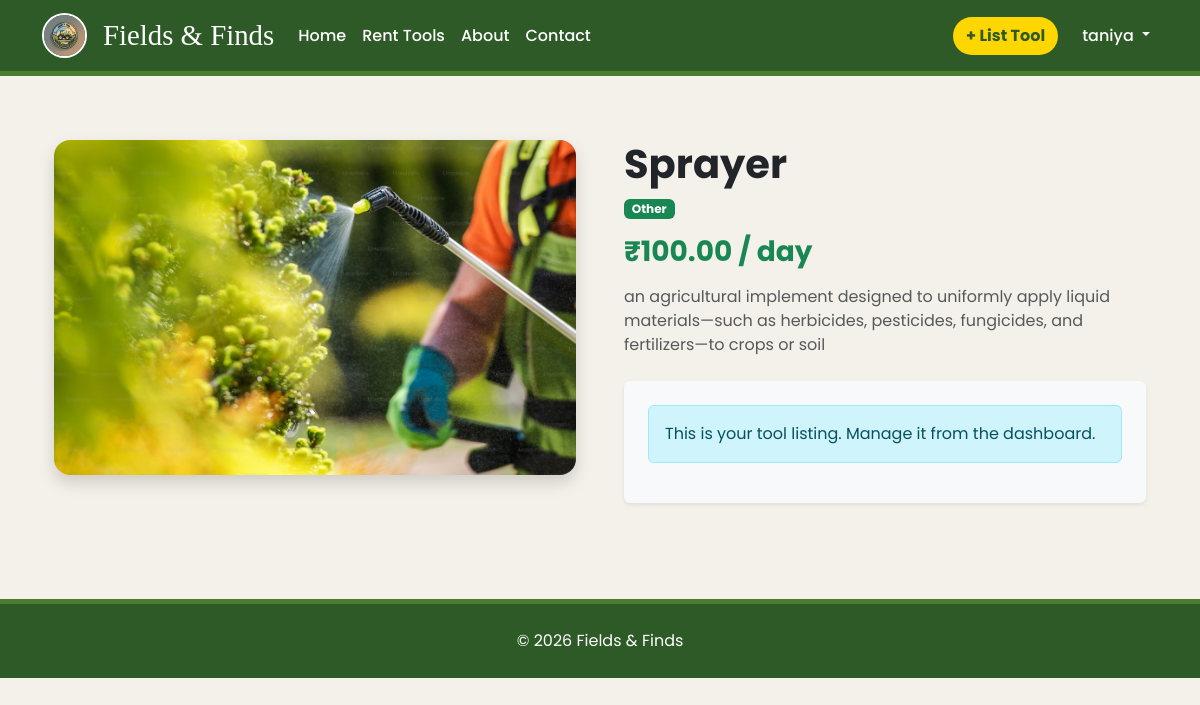
The app's page /tool/3/ (signed in) with its own data.
### core/models.py (models this page shows, shortened)
class Tool(models.Model):
    CATEGORY_CHOICES = [
        ('tractor', 'Tractor'),
        ('plow', 'Plow/Tillage'),
        ('harvester', 'Harvester'),
        ('irrigation', 'Irrigation Tools'),
        ('other', 'Other'),
    ]
    owner = models.ForeignKey(User, on_delete=models.CASCADE, related_name='owned_tools')
    name = models.CharField(max_length=200)
    category = models.CharField(max_length=50, choices=CATEGORY_CHOICES)
    description = models.TextField()
    price_per_day = models.DecimalField(max_digits=10, decimal_places=2)
    image = models.ImageField(upload_to='tool_images/', blank=True, null=True)
    is_approved = models.BooleanField(default=False)
    available_from = models.DateField()
    available_to = models.DateField()

### core/views.py (the view, shortened to what this page needs)
# urls.py: path('tool/<int:tool_id>/', views.tool_detail, name='tool_detail'),
def tool_detail(request, tool_id):
    tool = get_object_or_404(Tool, id=tool_id, is_approved=True)
    return render(request, 'core/tool_detail.html', {'tool': tool})

### core/context_processors.py (called while the page is built)
def notification_counts(request):
    if request.user.is_authenticated:
        pending_requests = Booking.objects.filter(tool__owner=request.user, status='pending').count()
        return {
            'nav_notification_count': pending_requests
        }
    return {'nav_notification_count': 0}

### core/templates/core/tool_detail.html (shortened to what this page needs)
{% extends 'core/base.html' %}
{% block content %}
<div class="container py-5">
    <div class="row g-5">
        <div class="col-md-6">
            {% if tool.image %}
                <img src="{{ tool.image.url }}" class="img-fluid rounded-4 shadow">
            {% else %}
                <div class="bg-light rounded-4 d-flex align-items-center justify-content-center"
                     style="height:300px;">
                    No Image
                </div>
            {% endif %}
        </div>
        <div class="col-md-6">
            <h1 class="fw-bold">{{ tool.name }}</h1>
            <p class="badge bg-success">{{ tool.category|title }}</p>
            <h3 class="text-success fw-bold mb-3">
                ₹<span id="pricePerDay">{{ tool.price_per_day }}</span> / day
            </h3>
            <p class="text-muted mb-4">
                {{ tool.description }}
            </p>
            <div class="card p-4 border-0 shadow-sm bg-light">
                {% if user == tool.owner %}
                    <div class="alert alert-info">
                        This is your tool listing. Manage it from the dashboard.
                    </div>
                {% endif %}
            </div>
        </div>
    </div>
</div>
{% endblock %}

### core/templates/core/base.html (shortened to what this page needs)
{% load static %}
<!DOCTYPE html>
<html lang="en">
<head>
    <link href="https://cdn.jsdelivr.net/npm/bootstrap@5.3.0/dist/css/bootstrap.min.css" rel="stylesheet">
    <link rel="stylesheet" href="https://cdn.jsdelivr.net/npm/bootstrap-icons@1.11.1/font/bootstrap-icons.css">
</head>
<body>
<nav class="navbar navbar-expand-lg navbar-dark sticky-top">
    <div class="container">
        <a class="navbar-brand d-flex align-items-center" href="{% url 'home' %}">
            <img src="{% static 'images/logo.jpeg' %}" class="navbar-logo me-3">
            Fields & Finds
        </a>
        <div class="collapse navbar-collapse" id="nav">
            <ul class="navbar-nav me-auto">
                <li class="nav-item"><a class="nav-link" href="{% url 'home' %}">Home</a></li>
                <li class="nav-item"><a class="nav-link" href="{% url 'tool_discovery' %}">Rent Tools</a></li>
                <li class="nav-item"><a class="nav-link" href="{% url 'about' %}">About</a></li>
                <li class="nav-item"><a class="nav-link" href="{% url 'contact' %}">Contact</a></li>
            </ul>
            <ul class="navbar-nav ms-auto align-items-center">
                {% if user.is_authenticated %}
                    <li class="nav-item me-3">
                        <a class="btn btn-list-tool" href="{% url 'add_tool' %}">
                            + List Tool
                        </a>
                    </li>
                    <li class="nav-item dropdown">
                        <a class="nav-link dropdown-toggle" data-bs-toggle="dropdown">
                            {{ user.username }}
                        </a>
                    </li>
                {% else %}
                    <li class="nav-item"><a class="nav-link" href="{% url 'login' %}">Login</a></li>
                    <li class="nav-item"><a class="btn btn-list-tool ms-2" href="{% url 'register' %}">Register</a></li>
                {% endif %}
            </ul>
        </div>
    </div>
</nav>
<main class="container mt-3">
    {% block content %}{% endblock %}
</main>
<footer class="text-center mt-5">
    <p class="mb-0">&copy; 2026 Fields & Finds</p>
</footer>
</body>
</html>

### core/templates/core/base.html (style rules this page uses)
:root { --village-green: #2D5A27; --leaf-green: #4C7C32; --neutral-bg: #F4F1EA; --accent-gold: #FFD700; }
body { background: var(--neutral-bg); font-family: 'Poppins', sans-serif; }
.navbar { background: var(--village-green); border-bottom: 5px solid var(--leaf-green); }
.navbar-brand { font-family: 'Crimson Text', serif; font-size: 1.8rem; }
.navbar-logo { width: 45px; height: 45px; border-radius: 50%; border: 2px solid #fff; }
.nav-link { color: #fff !important; font-weight: 500; }
.btn-list-tool { background: var(--accent-gold); color: var(--village-green); font-weight: bold; border-radius: 25px; }
footer { background: var(--village-green); color: white; padding: 25px 0; border-top: 5px solid var(--leaf-green); }

### records on screen
Tool: image (picture), name "Sprayer", category "Other", price_per_day "100.00", description "an agricultural implement designed to uniformly apply liquid materials—such as herbicides, pesticides, fungicides, and fertilizers—to crops or soil"

### other values on screen
{{ user.username }} "taniya"
